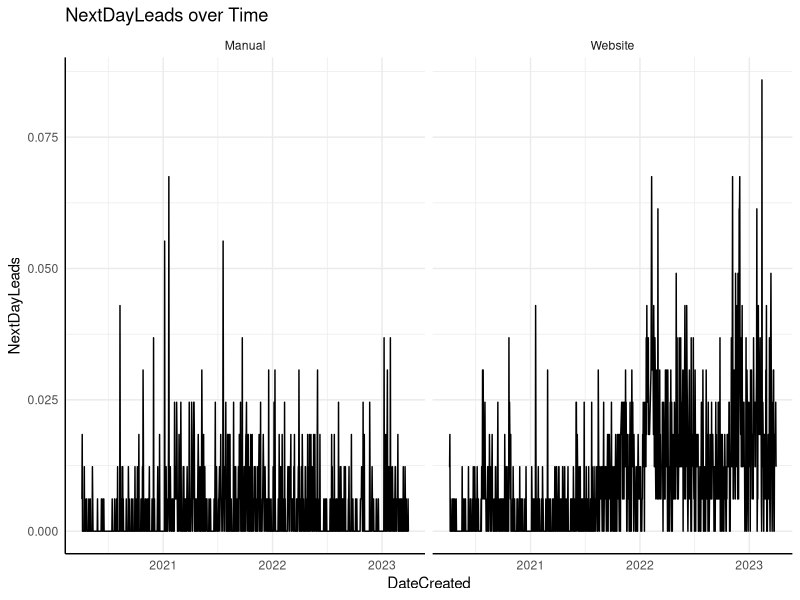
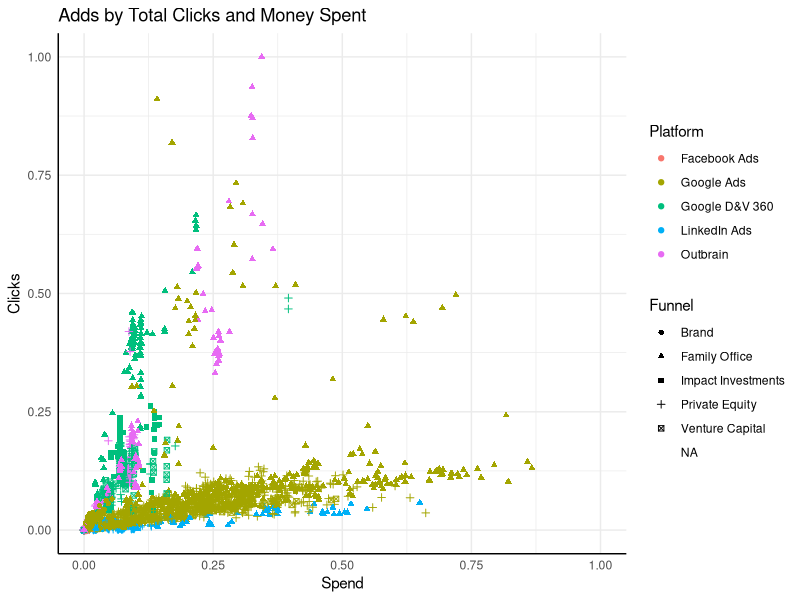
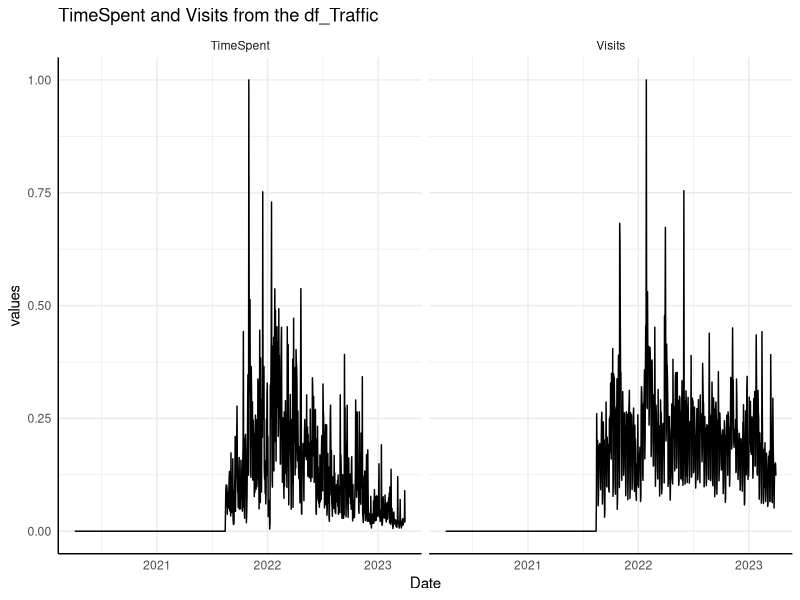
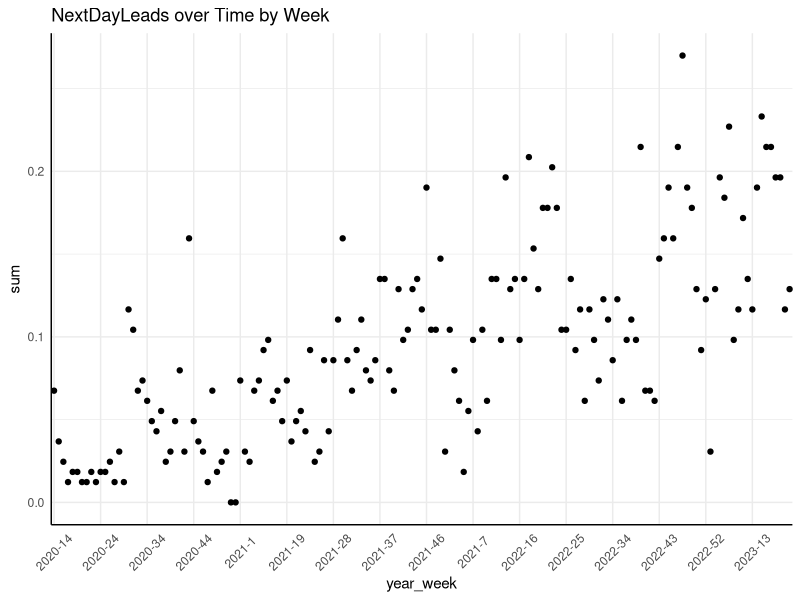
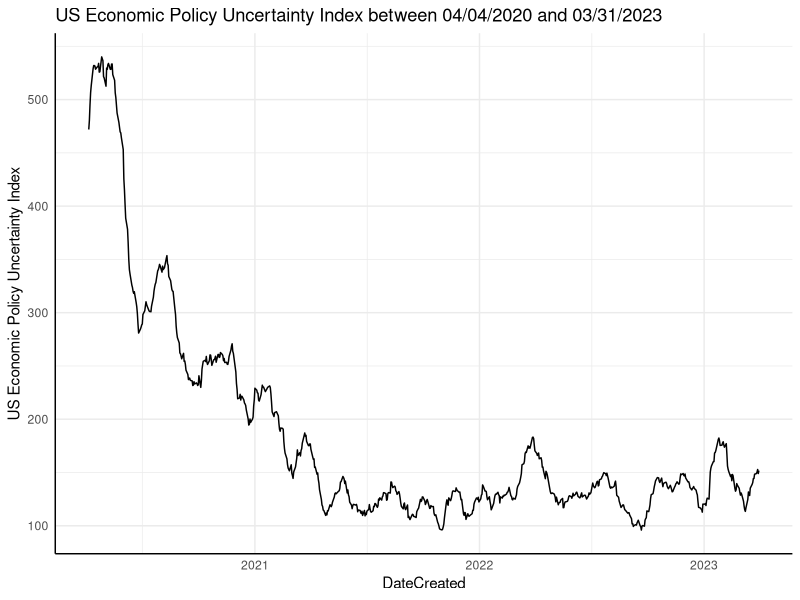
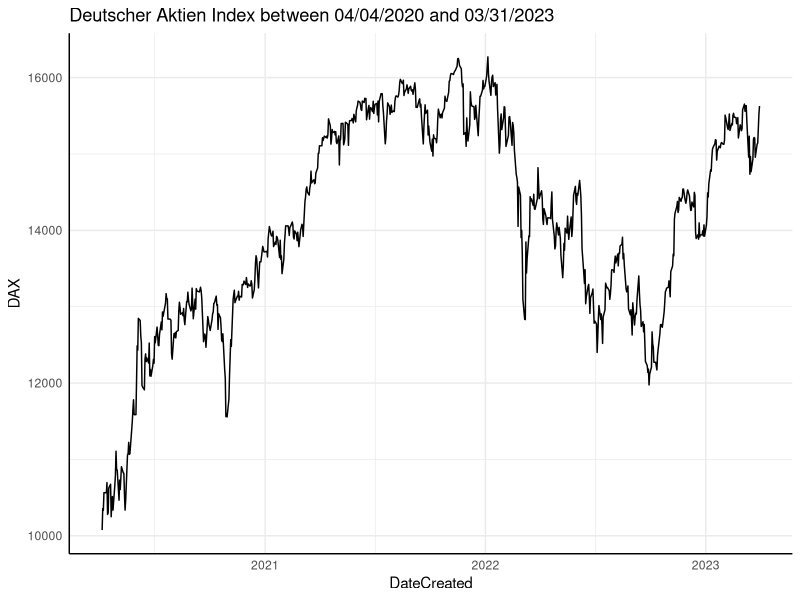
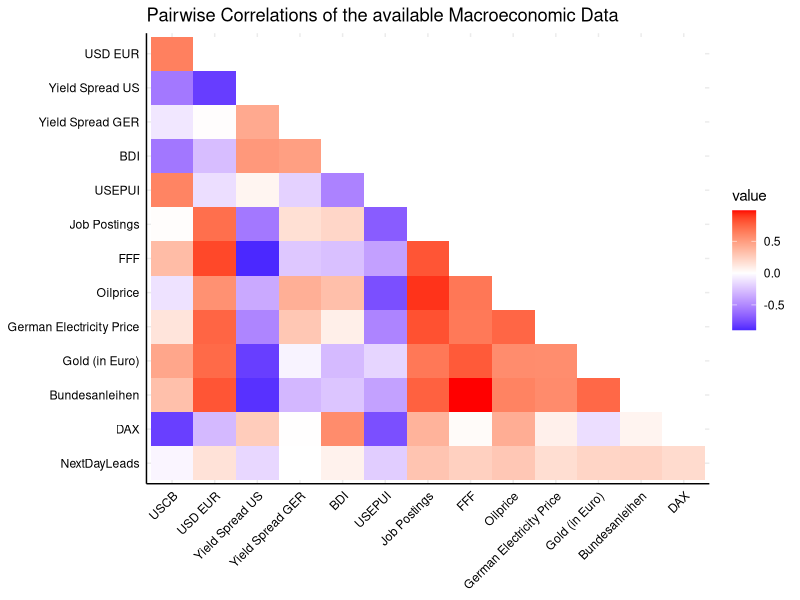
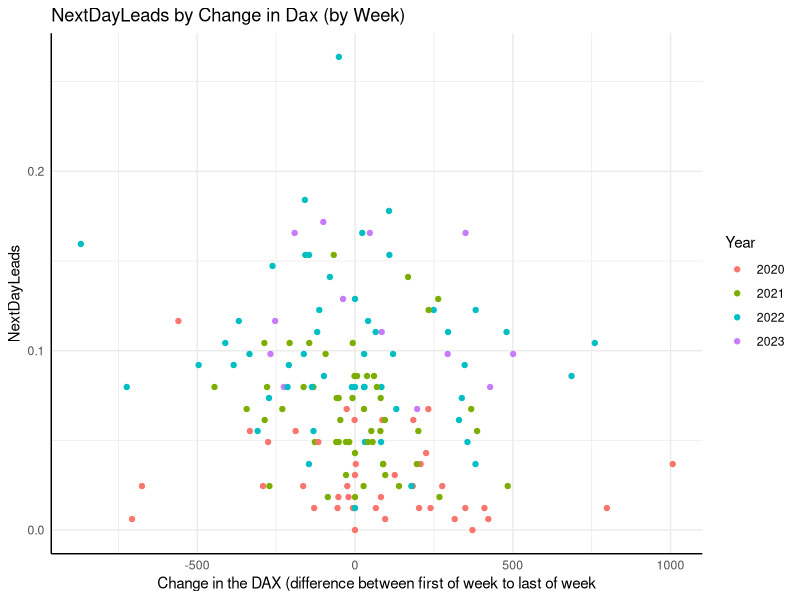

These charts were generated, in order, by the following R code:
## ---- chunk 1
rm(list = ls())
library(dplyr)
library(lubridate)
library(ggplot2)
library(gridExtra)
library(tidyr)
library(data.table)
library(reshape2)
library(zoo)
## ---- chunk 2
df_Leads <- readxl::read_xlsx('Data/TermPaperChallenge.xlsx', sheet <- 'Leads')
df_Ads <- readxl::read_xlsx('Data/TermPaperChallenge.xlsx', sheet <- 'Ads')
df_Traffic <- readxl::read_xlsx('Data/TermPaperChallenge.xlsx', sheet <- 'WebsiteTraffic')
df_Macro <- readxl::read_xlsx('Data/TermPaperChallenge.xlsx', sheet <- 'Macro')
## ---- chunk 3
#Two values are very high (see Plot 2). They have to be deleted
df_Leads <- df_Leads %>%
  mutate(Year = format(DateCreated, "%Y"))

#To allow for a flexible mean and sd, the measures are calculated by year. 
summary_data <- df_Leads %>%
  group_by(Year = format(DateCreated, "%Y")) %>%
  summarise(
    Mean_NextDayLeads = mean(NextDayLeads),
    Sd_NextDayLeads = sd(NextDayLeads),
    Threshold = Mean_NextDayLeads + 4 * Sd_NextDayLeads  #Threshold is determined to begin 4 Sd over the Mean
  ) %>%
  select(Year, Threshold)

df_Leads <- merge(df_Leads, summary_data, by = "Year") 

df_Leads <- df_Leads %>%
  filter(Threshold > NextDayLeads)
## ---- chunk 4
#Graph 1: NextDayLeads over Time
df_Leads %>%
  ggplot( aes(x = DateCreated,
              y = NextDayLeads)) +
  geom_line() +
  facet_wrap(~Type) +
  theme_minimal() + 
  theme(axis.line = element_line(color = "black")) +
  labs(title = "NextDayLeads over Time")

#Graph 2: Adds by Clicks, Money Spent, Platform and Funnel
df_Ads %>%
  ggplot( aes( x = Spend,
               y = Clicks,
               color = Platform,
               shape = Funnel)) +
  geom_point() +
  theme_minimal() + 
  theme(axis.line = element_line(color = "black")) +
  labs(title = "Adds by Total Clicks and Money Spent")

#Graph 3: The two variables from the df_Traffic over Time
df_Traffic %>%
  pivot_longer(cols = 2:3, names_to = "Type", values_to = "values") %>%
  ggplot( aes(x = Date,
              y = values)) +
  geom_line() +
  facet_wrap(~Type) +
  theme_minimal() + 
  theme(axis.line = element_line(color = "black")) +
  labs(title = "TimeSpent and Visits from the df_Traffic")
## ---- chunk 5
df <- df_Leads %>%
  mutate(year_week =  paste( year(DateCreated), week(DateCreated), sep = "-")) %>%
  group_by(year_week) %>%
  summarise(sum = sum(NextDayLeads)) 

df %>% ggplot( aes(x = year_week,
                   y = sum)) +
  geom_point(size = 1.5) + 
  theme_minimal() + 
  theme(axis.line = element_line(color = "black"),
        axis.text.x = element_text(angle = 45, vjust = 0.5)) +
  labs(title = "NextDayLeads over Time by Week") +
  scale_x_discrete(breaks = unique(df$year_week)[c(TRUE, rep(FALSE, 9))])
## ---- chunk 6
df <- df_Leads %>%
  select(DateCreated, NextDayLeads)

df_Macro <- inner_join(df, df_Macro, by = c("DateCreated" = "Date")) #Join NextDayLeads to the Macro Dataframe

#The US Economic Policy Uncertainty Index over the Time Period available
df_Macro %>%
  filter(DateCreated >= min(df_Leads$DateCreated),
         DateCreated <= max(df_Leads$DateCreated)) %>% #Limiting to the time of Leads Data
  ggplot( aes( x = DateCreated,
               y = `US Economic Policy Uncertainty Index`)) +
  geom_line() +
  theme_minimal() + 
  theme(axis.line = element_line(color = "black")) +
  labs(title = "US Economic Policy Uncertainty Index between 04/04/2020 and 03/31/2023")

#The DAX over the Time Period available
df_Macro %>%
  filter(DateCreated >= min(df_Leads$DateCreated),
         DateCreated <= max(df_Leads$DateCreated)) %>% #Limiting to the time of Leads Data
  ggplot( aes( x = DateCreated,
               y = DAX)) +
  geom_line() +
  theme_minimal() + 
  theme(axis.line = element_line(color = "black")) +
  labs(title = "Deutscher Aktien Index between 04/04/2020 and 03/31/2023")


# Compute correlation matrix using the numeric variables
corr_matrix <- df_Macro %>%
  select(-DateCreated) %>%
  rename(Bundesanleihen = `Bundesanleihen 10 Year`,
         Oilprice = `Oilprice (Brent)`,
         FFF = `Federal Funds Futures (Expectations in 12 Months)`,
         `Job Postings` = `Job Postings in Germany on Indeed`,
         USEPUI = `US Economic Policy Uncertainty Index`,
         BDI = `Baltic Exchange Dry Index (BDI)`,
         `Yield Spread GER` = `Yield Spread 10Y - 2Y (Germany)`,
         `Yield Spread US` = `Yield Spread 10Y - 2Y (US)`,
         `USD EUR` = `Exchange Rate (1 USD = X EUR)`,
         USCB = `US Corporate Bonds - Investment Grade - Option Adjusted Spread`) %>%
  cor(use="pairwise.complete.obs")
#Prepare Table: Remove repetitive Values
corr_matrix[upper.tri(corr_matrix)] <- NA 
diag(corr_matrix) <- NA
corr_matrix <- apply(corr_matrix, 2, rev)
corr_matrix <- corr_matrix[-nrow(corr_matrix), -ncol(corr_matrix)]

melt(corr_matrix) %>%
# Visualize correlation matrix as a heatmap
ggplot(aes(x = Var1, y = Var2, fill = value)) +
  geom_tile() +
  scale_fill_gradient2(low = "blue", mid = "white", high = "red", midpoint = 0, na.value = "white") +
  theme_minimal() +
  theme(
    axis.line = element_line(color = "black"),
    axis.text.x = element_text(angle = 45, hjust = 1, color = "black"),
    axis.text.y = element_text(color = "black"),
    axis.title.x = element_blank(),
    axis.title.y = element_blank()) +
  ggtitle("Pairwise Correlations of the available Macroeconomic Data")
## ---- chunk 7
#Compute Weekly Measures
weekly_data <- df_Macro %>%
  group_by(Week = week(DateCreated), Year = year(DateCreated)) %>%
  summarise(DAX = last(DAX) - first(DAX),  #Weekly Increase of DAX
            NextDayLeads = sum(NextDayLeads), #Weekly Sum of NextDayLeads
            GermanElecPrice = mean(`German Electricity Price`),  #Average Energy Price
            USEPUI = mean(`US Economic Policy Uncertainty Index`)) #Average US Uncertainty Index
## ---- chunk 8
weekly_data %>%
  ggplot( aes(x = DAX, y = NextDayLeads, color = as.character(Year))) + 
  geom_point(size = 1.5) +
  theme_minimal() + 
  theme(axis.line = element_line(color = "black")) +
  labs(title = "NextDayLeads by Change in Dax (by Week)",
       x = "Change in the DAX (difference between first of week to last of week",
       color = "Year")

weekly_data %>%
  ggplot( aes(x = USEPUI, y = NextDayLeads, color = as.character(Year))) + 
  geom_point(size = 1.5) + 
  theme_minimal() + 
  theme(axis.line = element_line(color = "black")) +
  labs(title = "NextDayLeads by US Economy Uncertainty Index (by Week)",
       x = "US Economic Policy Uncertainty Index",
       color = "Year")

weekly_data %>%
  ggplot( aes(x = GermanElecPrice, y = NextDayLeads, color = as.character(Year))) + 
  geom_point(size = 1.5) + 
  theme_minimal() + 
  theme(axis.line = element_line(color = "black")) +
  labs(title = "NextDayLeads by German Elictricity Price (by Week)",
       x = "Mean German Elictricity Price",
       color = "Year")

## ---- chunk 9
df_Traffic <- df_Traffic %>%
  left_join(df_Leads, by = c("Date" = "DateCreated"))

# Scatter plot: Visits vs. TimeSpent
df_Traffic %>%
  ggplot(aes(x = Visits, y = TimeSpent, color = NextDayLeads)) +
  geom_point(size = 1.5) + 
  theme_minimal() + 
  theme(axis.line = element_line(color = "black"))+
  labs(x = "Visits", y = "Time Spent", title = "Scatter Plot: Visits by Time Spent and NextDayLeads") +
  scale_color_gradient(low = "blue", high = "red", na.value = "white")

## ---- chunk 10
#Aggregate df_ads by Date
df_Ads <- df_Ads %>%
  group_by(Date) %>%
  summarise(Spend = sum(Spend),
            Impressions = sum(Impressions),
            Clicks = sum(Clicks))

#Aggregate df_traffic by Date
#df_Traffic is already joint with df_Leads
df_Traffic <- df_Traffic %>%
  group_by(Date) %>%
  summarise(Visits = sum(Visits),
            TimeSpent = sum(TimeSpent),
            NextDayLeads = sum(NextDayLeads))

#Calculate Correlation Matrix
corr_matrix <- df_Ads %>%
  left_join(df_Traffic, by = "Date") %>%
  select(-Date) %>%
  cor(use="pairwise.complete.obs")

#Prepare Table: Remove repetitive Values
corr_matrix[upper.tri(corr_matrix)] <- NA 
diag(corr_matrix) <- NA
corr_matrix <- apply(corr_matrix, 2, rev)
corr_matrix <- corr_matrix[-nrow(corr_matrix), -ncol(corr_matrix)]

melt(corr_matrix) %>%
# Visualize correlation matrix as a heatmap
ggplot(aes(x = Var1, y = Var2, fill = value)) +
  geom_tile() +
  scale_fill_gradient2(low = "blue", mid = "white", high = "red", midpoint = 0, na.value = "white") +
  theme_minimal() +
  theme(
    axis.line = element_line(color = "black"),
    axis.text.x = element_text(angle = 45, hjust = 1, color = "black"),
    axis.text.y = element_text(color = "black"),
    axis.title.x = element_blank(),
    axis.title.y = element_blank()) +
  ggtitle("Pairwise Correlations of the Traffic, Ads and Leads Data")

